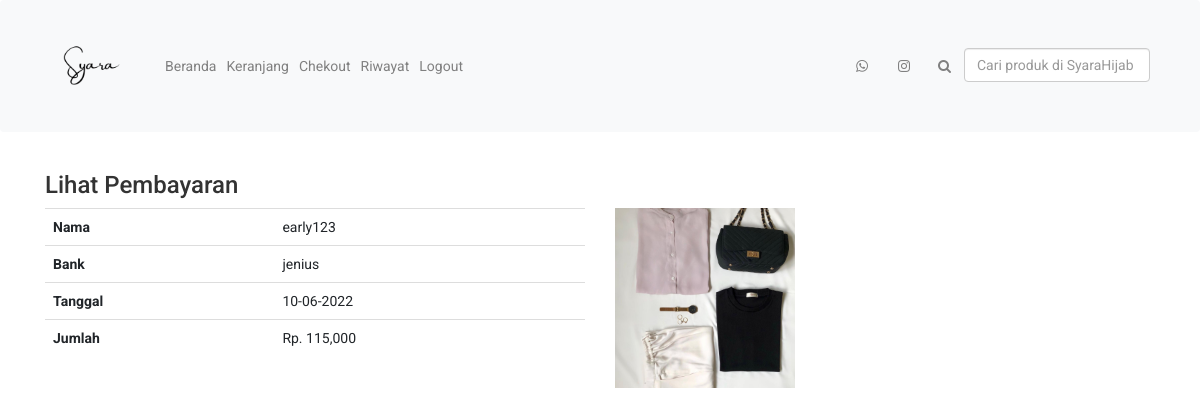
/lihat_pembayaran.php?id=35 (signed in), run on the app's committed database.
### tables this page shows
CREATE TABLE `pembayaran` (
  `id_pembayaran` int(5) NOT NULL,
  `id_pembelian` int(11) NOT NULL,
  `nama` varchar(30) NOT NULL,
  `bank` varchar(30) NOT NULL,
  `jumlah` int(10) NOT NULL,
  `tanggal` date NOT NULL,
  `bukti` varchar(100) NOT NULL
);

CREATE TABLE `pembelian` (
  `id_pembelian` int(11) NOT NULL,
  `id_pelanggan` int(11) NOT NULL,
  `id_ongkir` int(5) NOT NULL,
  `tanggal_pembelian` date NOT NULL,
  `total_pembelian` int(11) NOT NULL,
  `nama_kota` varchar(30) NOT NULL,
  `tarif` int(5) NOT NULL,
  `alamat_pengiriman` varchar(50) NOT NULL,
  `status_pembelian` varchar(20) NOT NULL DEFAULT 'PENDING',
  `resi_pengiriman` varchar(20) NOT NULL
);

### lihat_pembayaran.php (the view, shortened to what this page needs)
<?php
include 'koneksi.php';
include 'Navbar/navbar.php';
$id_pembelian = $_GET["id"];
$ambil = $koneksi->query("SELECT * FROM pembayaran
    LEFT JOIN pembelian ON pembayaran.id_pembelian=pembelian.id_pembelian
    WHERE pembelian.id_pembelian='$id_pembelian'");
$detbay = $ambil->fetch_assoc();
$tanggal = $detbay['tanggal_pembelian'];
?>
<!DOCTYPE html>
<html>
<head>
</head>
<body>
    <div class="container">
        <h3>Lihat Pembayaran</h3>
        <div class="row">
            <div class="col-md-6">
                <table class="table">
                    <tr>
                        <th>Nama</th>
                        <td><?php echo $detbay["nama"];?></td>
                    </tr>
                    <tr>
                        <th>Bank</th>
                        <td><?php echo $detbay["bank"];?></td>
                    </tr>
                    <tr>
                        <th>Tanggal</th>
                        <td><?php echo date('d-m-Y',strtotime($tanggal)); ?></td>
                    </tr>
                    <tr>
                        <th>Jumlah</th>
                        <td>Rp. <?php echo number_format ($detbay["jumlah"]);?></td>
                    </tr>
                </table>
            </div>
            <div class="col-md-6">
                <img src="bukti_pembayaran/<?php echo $detbay["bukti"]?>" alt="" style="width:180px;">
            </div>
        </div>
    </div>
</body>
</html>

### assets/css/main.css (style rules this page uses)
body { font-family: 'Roboto', sans-serif; position: relative; font-weight: 400px; }
h1, h2, h3, h4, h5, h6 { font-family: 'Roboto', sans-serif; }

### data on the page
pembayaran: nama "early123", bank "jenius", id_pembelian.tanggal_pembelian "10-06-2022", jumlah "115,000", bukti (picture)
